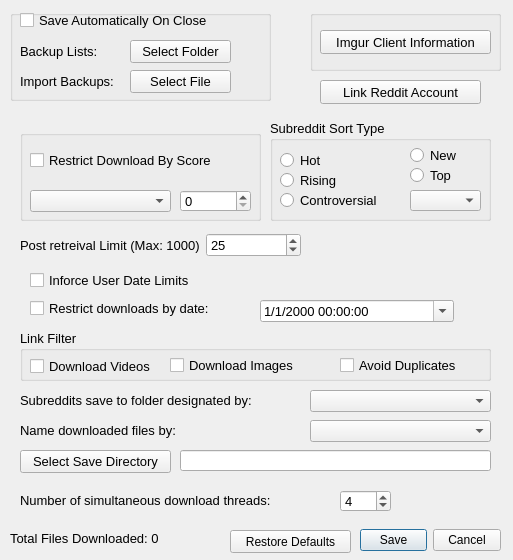
<?xml version="1.0" encoding="UTF-8"?>
<ui version="4.0">
 <class>Settings</class>
 <widget class="QWidget" name="Settings">
  <property name="geometry">
   <rect>
    <x>0</x>
    <y>0</y>
    <width>513</width>
    <height>560</height>
   </rect>
  </property>
  <property name="sizePolicy">
   <sizepolicy hsizetype="Fixed" vsizetype="Fixed">
    <horstretch>0</horstretch>
    <verstretch>0</verstretch>
   </sizepolicy>
  </property>
  <property name="minimumSize">
   <size>
    <width>513</width>
    <height>560</height>
   </size>
  </property>
  <property name="maximumSize">
   <size>
    <width>513</width>
    <height>560</height>
   </size>
  </property>
  <property name="windowTitle">
   <string>Settings</string>
  </property>
  <property name="windowIcon">
   <iconset>
    <normaloff>Images/settings_single_gear.png</normaloff>Images/settings_single_gear.png</iconset>
  </property>
  <property name="whatsThis">
   <string>&lt;html&gt;&lt;head/&gt;&lt;body&gt;&lt;p&gt;&lt;span style=&quot; font-size:10pt;&quot;&gt;This is the settings dialog where the settings used throughout the program are determined.  See the user manual for more information (it can be accessed through the help menu)&lt;/span&gt;&lt;/p&gt;&lt;/body&gt;&lt;/html&gt;</string>
  </property>
  <widget class="QWidget" name="gridLayoutWidget_2">
   <property name="geometry">
    <rect>
     <x>310</x>
     <y>10</y>
     <width>191</width>
     <height>61</height>
    </rect>
   </property>
   <layout class="QGridLayout" name="gridLayout_2">
    <item row="2" column="0">
     <widget class="QGroupBox" name="accounts_group">
      <property name="title">
       <string/>
      </property>
      <widget class="QPushButton" name="imgur_client_button">
       <property name="geometry">
        <rect>
         <x>10</x>
         <y>20</y>
         <width>171</width>
         <height>24</height>
        </rect>
       </property>
       <property name="font">
        <font>
         <pointsize>10</pointsize>
        </font>
       </property>
       <property name="text">
        <string>Imgur Client Information</string>
       </property>
      </widget>
     </widget>
    </item>
   </layout>
  </widget>
  <widget class="QWidget" name="gridLayoutWidget">
   <property name="geometry">
    <rect>
     <x>10</x>
     <y>10</y>
     <width>261</width>
     <height>91</height>
    </rect>
   </property>
   <layout class="QGridLayout" name="gridLayout">
    <item row="0" column="0">
     <widget class="QGroupBox" name="groupBox">
      <property name="title">
       <string/>
      </property>
      <widget class="QCheckBox" name="auto_save_checkbox">
       <property name="geometry">
        <rect>
         <x>10</x>
         <y>0</y>
         <width>241</width>
         <height>20</height>
        </rect>
       </property>
       <property name="font">
        <font>
         <pointsize>10</pointsize>
        </font>
       </property>
       <property name="text">
        <string>Save Automatically On Close</string>
       </property>
      </widget>
      <widget class="QLabel" name="label">
       <property name="geometry">
        <rect>
         <x>10</x>
         <y>30</y>
         <width>85</width>
         <height>23</height>
        </rect>
       </property>
       <property name="font">
        <font>
         <pointsize>10</pointsize>
        </font>
       </property>
       <property name="text">
        <string>Backup Lists:</string>
       </property>
      </widget>
      <widget class="QPushButton" name="backup_select_folder_button">
       <property name="geometry">
        <rect>
         <x>120</x>
         <y>30</y>
         <width>101</width>
         <height>23</height>
        </rect>
       </property>
       <property name="font">
        <font>
         <pointsize>10</pointsize>
        </font>
       </property>
       <property name="text">
        <string>Select Folder</string>
       </property>
      </widget>
      <widget class="QLabel" name="label_2">
       <property name="geometry">
        <rect>
         <x>10</x>
         <y>60</y>
         <width>109</width>
         <height>23</height>
        </rect>
       </property>
       <property name="font">
        <font>
         <pointsize>10</pointsize>
        </font>
       </property>
       <property name="text">
        <string>Import Backups:</string>
       </property>
      </widget>
      <widget class="QPushButton" name="backup_import_file_button">
       <property name="geometry">
        <rect>
         <x>120</x>
         <y>60</y>
         <width>101</width>
         <height>23</height>
        </rect>
       </property>
       <property name="font">
        <font>
         <pointsize>10</pointsize>
        </font>
       </property>
       <property name="text">
        <string>Select File</string>
       </property>
      </widget>
     </widget>
    </item>
   </layout>
  </widget>
  <widget class="QWidget" name="gridLayoutWidget_6">
   <property name="geometry">
    <rect>
     <x>10</x>
     <y>110</y>
     <width>491</width>
     <height>411</height>
    </rect>
   </property>
   <layout class="QGridLayout" name="gridLayout_6">
    <item row="0" column="0">
     <widget class="QStackedWidget" name="stackedWidget">
      <property name="font">
       <font>
        <pointsize>10</pointsize>
       </font>
      </property>
      <property name="currentIndex">
       <number>0</number>
      </property>
      <widget class="QWidget" name="page">
       <widget class="QWidget" name="gridLayoutWidget_3">
        <property name="geometry">
         <rect>
          <x>10</x>
          <y>20</y>
          <width>241</width>
          <height>91</height>
         </rect>
        </property>
        <layout class="QGridLayout" name="gridLayout_3" rowstretch="0,0">
         <property name="horizontalSpacing">
          <number>6</number>
         </property>
         <item row="1" column="0">
          <widget class="QGroupBox" name="score_group">
           <property name="title">
            <string/>
           </property>
           <widget class="QCheckBox" name="restrict_to_score_checkbox">
            <property name="geometry">
             <rect>
              <x>10</x>
              <y>20</y>
              <width>221</width>
              <height>20</height>
             </rect>
            </property>
            <property name="font">
             <font>
              <pointsize>10</pointsize>
             </font>
            </property>
            <property name="toolTip">
             <string>&lt;html&gt;&lt;head/&gt;&lt;body&gt;&lt;p&gt;&lt;span style=&quot; font-size:10pt;&quot;&gt;If checked, posts will only be downloaded if they are above or below a certain score&lt;/span&gt;&lt;/p&gt;&lt;/body&gt;&lt;/html&gt;</string>
            </property>
            <property name="layoutDirection">
             <enum>Qt::LeftToRight</enum>
            </property>
            <property name="text">
             <string>Restrict Download By Score</string>
            </property>
           </widget>
           <widget class="QComboBox" name="post_score_combo">
            <property name="geometry">
             <rect>
              <x>10</x>
              <y>60</y>
              <width>141</width>
              <height>22</height>
             </rect>
            </property>
            <property name="font">
             <font>
              <pointsize>10</pointsize>
             </font>
            </property>
            <property name="editable">
             <bool>false</bool>
            </property>
            <property name="currentText">
             <string/>
            </property>
           </widget>
           <widget class="QSpinBox" name="post_score_limit_spin_box">
            <property name="geometry">
             <rect>
              <x>160</x>
              <y>60</y>
              <width>71</width>
              <height>22</height>
             </rect>
            </property>
            <property name="maximum">
             <number>100000</number>
            </property>
           </widget>
          </widget>
         </item>
        </layout>
       </widget>
       <widget class="QWidget" name="gridLayoutWidget_5">
        <property name="geometry">
         <rect>
          <x>260</x>
          <y>10</y>
          <width>221</width>
          <height>101</height>
         </rect>
        </property>
        <layout class="QGridLayout" name="gridLayout_5">
         <item row="1" column="0" rowspan="2">
          <widget class="QGroupBox" name="subreddit_sort_group">
           <property name="font">
            <font>
             <pointsize>10</pointsize>
            </font>
           </property>
           <property name="title">
            <string>Subreddit Sort Type</string>
           </property>
           <widget class="QRadioButton" name="sub_sort_hot_radio">
            <property name="geometry">
             <rect>
              <x>10</x>
              <y>30</y>
              <width>51</width>
              <height>21</height>
             </rect>
            </property>
            <property name="font">
             <font>
              <pointsize>10</pointsize>
             </font>
            </property>
            <property name="text">
             <string>Hot</string>
            </property>
           </widget>
           <widget class="QRadioButton" name="sub_sort_rising_radio">
            <property name="geometry">
             <rect>
              <x>10</x>
              <y>50</y>
              <width>61</width>
              <height>21</height>
             </rect>
            </property>
            <property name="font">
             <font>
              <pointsize>10</pointsize>
             </font>
            </property>
            <property name="text">
             <string>Rising</string>
            </property>
           </widget>
           <widget class="QRadioButton" name="sub_sort_new_radio">
            <property name="geometry">
             <rect>
              <x>140</x>
              <y>20</y>
              <width>91</width>
              <height>31</height>
             </rect>
            </property>
            <property name="font">
             <font>
              <pointsize>10</pointsize>
             </font>
            </property>
            <property name="text">
             <string>New</string>
            </property>
           </widget>
           <widget class="QRadioButton" name="sub_sort_top_radio">
            <property name="geometry">
             <rect>
              <x>140</x>
              <y>40</y>
              <width>91</width>
              <height>31</height>
             </rect>
            </property>
            <property name="font">
             <font>
              <pointsize>10</pointsize>
             </font>
            </property>
            <property name="text">
             <string>Top</string>
            </property>
           </widget>
           <widget class="QRadioButton" name="sub_sort_controversial_radio">
            <property name="geometry">
             <rect>
              <x>10</x>
              <y>70</y>
              <width>111</width>
              <height>21</height>
             </rect>
            </property>
            <property name="font">
             <font>
              <pointsize>10</pointsize>
             </font>
            </property>
            <property name="text">
             <string>Controversial</string>
            </property>
           </widget>
           <widget class="QComboBox" name="sub_sort_top_combo">
            <property name="geometry">
             <rect>
              <x>140</x>
              <y>70</y>
              <width>71</width>
              <height>21</height>
             </rect>
            </property>
           </widget>
          </widget>
         </item>
        </layout>
       </widget>
       <widget class="QWidget" name="gridLayoutWidget_4">
        <property name="geometry">
         <rect>
          <x>10</x>
          <y>120</y>
          <width>281</width>
          <height>31</height>
         </rect>
        </property>
        <layout class="QGridLayout" name="gridLayout_4">
         <item row="0" column="0">
          <widget class="QLabel" name="post_limit_label">
           <property name="font">
            <font>
             <pointsize>10</pointsize>
            </font>
           </property>
           <property name="text">
            <string>Post retreival Limit (Max: 1000)</string>
           </property>
          </widget>
         </item>
         <item row="0" column="1">
          <widget class="QSpinBox" name="post_limit_spinbox">
           <property name="font">
            <font>
             <pointsize>10</pointsize>
            </font>
           </property>
           <property name="toolTip">
            <string>&lt;html&gt;&lt;head/&gt;&lt;body&gt;&lt;p&gt;&lt;span style=&quot; font-size:10pt;&quot;&gt;Sets the max number of posts to retrieve from Reddit.  The limit is 1000 posts (this limit is imposed by the reddit api)&lt;/span&gt;&lt;/p&gt;&lt;/body&gt;&lt;/html&gt;</string>
           </property>
           <property name="buttonSymbols">
            <enum>QAbstractSpinBox::UpDownArrows</enum>
           </property>
           <property name="accelerated">
            <bool>true</bool>
           </property>
           <property name="minimum">
            <number>1</number>
           </property>
           <property name="maximum">
            <number>1000</number>
           </property>
           <property name="value">
            <number>25</number>
           </property>
          </widget>
         </item>
        </layout>
       </widget>
       <widget class="QGroupBox" name="groupBox_2">
        <property name="geometry">
         <rect>
          <x>10</x>
          <y>220</y>
          <width>471</width>
          <height>51</height>
         </rect>
        </property>
        <property name="font">
         <font>
          <pointsize>10</pointsize>
         </font>
        </property>
        <property name="title">
         <string>Link Filter</string>
        </property>
        <widget class="QCheckBox" name="link_filter_video_checkbox">
         <property name="geometry">
          <rect>
           <x>10</x>
           <y>21</y>
           <width>141</width>
           <height>31</height>
          </rect>
         </property>
         <property name="font">
          <font>
           <pointsize>10</pointsize>
          </font>
         </property>
         <property name="text">
          <string>Download Videos</string>
         </property>
        </widget>
        <widget class="QCheckBox" name="link_filter_image_checkbox">
         <property name="geometry">
          <rect>
           <x>150</x>
           <y>20</y>
           <width>161</width>
           <height>31</height>
          </rect>
         </property>
         <property name="font">
          <font>
           <pointsize>10</pointsize>
          </font>
         </property>
         <property name="text">
          <string>Download Images</string>
         </property>
        </widget>
        <widget class="QCheckBox" name="link_filter_avoid_duplicates_checkbox">
         <property name="geometry">
          <rect>
           <x>320</x>
           <y>20</y>
           <width>131</width>
           <height>31</height>
          </rect>
         </property>
         <property name="font">
          <font>
           <pointsize>10</pointsize>
          </font>
         </property>
         <property name="text">
          <string>Avoid Duplicates</string>
         </property>
        </widget>
       </widget>
       <widget class="QCheckBox" name="date_restriction_checkbox">
        <property name="geometry">
         <rect>
          <x>20</x>
          <y>160</y>
          <width>201</width>
          <height>21</height>
         </rect>
        </property>
        <property name="font">
         <font>
          <pointsize>10</pointsize>
         </font>
        </property>
        <property name="toolTip">
         <string>&lt;html&gt;&lt;head/&gt;&lt;body&gt;&lt;p&gt;&lt;span style=&quot; font-size:10pt;&quot;&gt;If checked, only links that have been posted after the date of the last post downloaded by each user will be downloaded.&lt;/span&gt;&lt;/p&gt;&lt;/body&gt;&lt;/html&gt;</string>
        </property>
        <property name="text">
         <string>Inforce User Date Limits</string>
        </property>
       </widget>
       <widget class="QLabel" name="subreddit_save_location_label">
        <property name="geometry">
         <rect>
          <x>10</x>
          <y>280</y>
          <width>271</width>
          <height>21</height>
         </rect>
        </property>
        <property name="font">
         <font>
          <pointsize>10</pointsize>
         </font>
        </property>
        <property name="text">
         <string>Subreddits save to folder designated by:</string>
        </property>
       </widget>
       <widget class="QComboBox" name="subreddit_save_by_combo">
        <property name="geometry">
         <rect>
          <x>300</x>
          <y>280</y>
          <width>181</width>
          <height>22</height>
         </rect>
        </property>
       </widget>
       <widget class="QLabel" name="name_files_label">
        <property name="geometry">
         <rect>
          <x>10</x>
          <y>310</y>
          <width>181</width>
          <height>21</height>
         </rect>
        </property>
        <property name="font">
         <font>
          <pointsize>10</pointsize>
         </font>
        </property>
        <property name="text">
         <string>Name downloaded files by:</string>
        </property>
       </widget>
       <widget class="QComboBox" name="name_downloads_by_combo">
        <property name="geometry">
         <rect>
          <x>300</x>
          <y>310</y>
          <width>181</width>
          <height>22</height>
         </rect>
        </property>
       </widget>
       <widget class="QLineEdit" name="save_directory_line_edit">
        <property name="geometry">
         <rect>
          <x>170</x>
          <y>340</y>
          <width>311</width>
          <height>21</height>
         </rect>
        </property>
        <property name="font">
         <font>
          <pointsize>9</pointsize>
         </font>
        </property>
       </widget>
       <widget class="QPushButton" name="save_directory_dialog_button">
        <property name="geometry">
         <rect>
          <x>10</x>
          <y>340</y>
          <width>151</width>
          <height>23</height>
         </rect>
        </property>
        <property name="font">
         <font>
          <pointsize>10</pointsize>
         </font>
        </property>
        <property name="text">
         <string>Select Save Directory</string>
        </property>
       </widget>
       <widget class="QCheckBox" name="restrict_by_custom_date_checkbox">
        <property name="geometry">
         <rect>
          <x>20</x>
          <y>190</y>
          <width>211</width>
          <height>17</height>
         </rect>
        </property>
        <property name="text">
         <string>Restrict downloads by date:</string>
        </property>
       </widget>
       <widget class="QDateTimeEdit" name="date_limit_edit">
        <property name="geometry">
         <rect>
          <x>250</x>
          <y>190</y>
          <width>194</width>
          <height>22</height>
         </rect>
        </property>
        <property name="displayFormat">
         <string>M/d/yyyy hh:mm:ss</string>
        </property>
        <property name="calendarPopup">
         <bool>true</bool>
        </property>
       </widget>
       <widget class="QLabel" name="label_3">
        <property name="geometry">
         <rect>
          <x>10</x>
          <y>380</y>
          <width>321</width>
          <height>21</height>
         </rect>
        </property>
        <property name="text">
         <string>Number of simultaneous download threads:</string>
        </property>
       </widget>
       <widget class="QSpinBox" name="thread_limit_spinbox">
        <property name="geometry">
         <rect>
          <x>330</x>
          <y>380</y>
          <width>51</width>
          <height>22</height>
         </rect>
        </property>
        <property name="toolTip">
         <string>&lt;html&gt;&lt;head/&gt;&lt;body&gt;&lt;p&gt;&lt;span style=&quot; font-size:10pt;&quot;&gt;This is the number of download threads that will be spawned to download content simultaneously.  The max number is set based on your computers number of processor cores (real and logical)&lt;/span&gt;&lt;/p&gt;&lt;/body&gt;&lt;/html&gt;</string>
        </property>
        <property name="maximum">
         <number>12</number>
        </property>
        <property name="value">
         <number>4</number>
        </property>
       </widget>
      </widget>
     </widget>
    </item>
   </layout>
  </widget>
  <widget class="QDialogButtonBox" name="save_cancel_button_box">
   <property name="geometry">
    <rect>
     <x>360</x>
     <y>520</y>
     <width>141</width>
     <height>41</height>
    </rect>
   </property>
   <property name="standardButtons">
    <set>QDialogButtonBox::Cancel|QDialogButtonBox::Save</set>
   </property>
   <property name="centerButtons">
    <bool>false</bool>
   </property>
  </widget>
  <widget class="QLabel" name="total_files_downloaded_label">
   <property name="geometry">
    <rect>
     <x>10</x>
     <y>530</y>
     <width>221</width>
     <height>16</height>
    </rect>
   </property>
   <property name="font">
    <font>
     <pointsize>10</pointsize>
    </font>
   </property>
   <property name="text">
    <string>Total Files Downloaded: 0</string>
   </property>
  </widget>
  <widget class="QPushButton" name="restore_defaults_button">
   <property name="geometry">
    <rect>
     <x>230</x>
     <y>530</y>
     <width>121</width>
     <height>23</height>
    </rect>
   </property>
   <property name="text">
    <string>Restore Defaults</string>
   </property>
  </widget>
  <widget class="QPushButton" name="reddit_account_link_button">
   <property name="geometry">
    <rect>
     <x>320</x>
     <y>80</y>
     <width>161</width>
     <height>24</height>
    </rect>
   </property>
   <property name="font">
    <font>
     <pointsize>10</pointsize>
    </font>
   </property>
   <property name="text">
    <string>Link Reddit Account</string>
   </property>
  </widget>
 </widget>
 <resources/>
 <connections/>
</ui>
